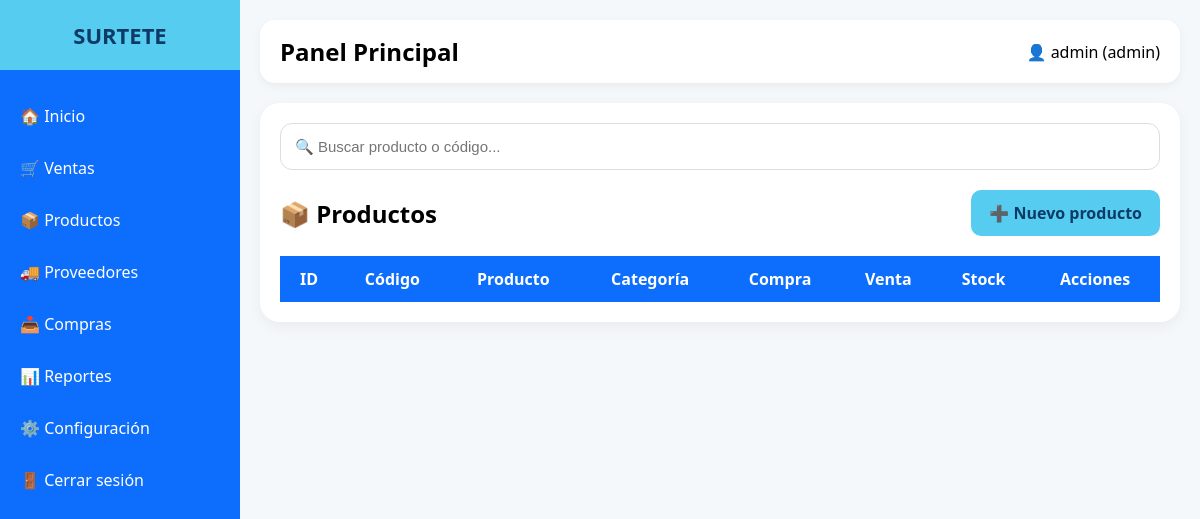
Page /productos/index.php (signed in) on the earlier database version.
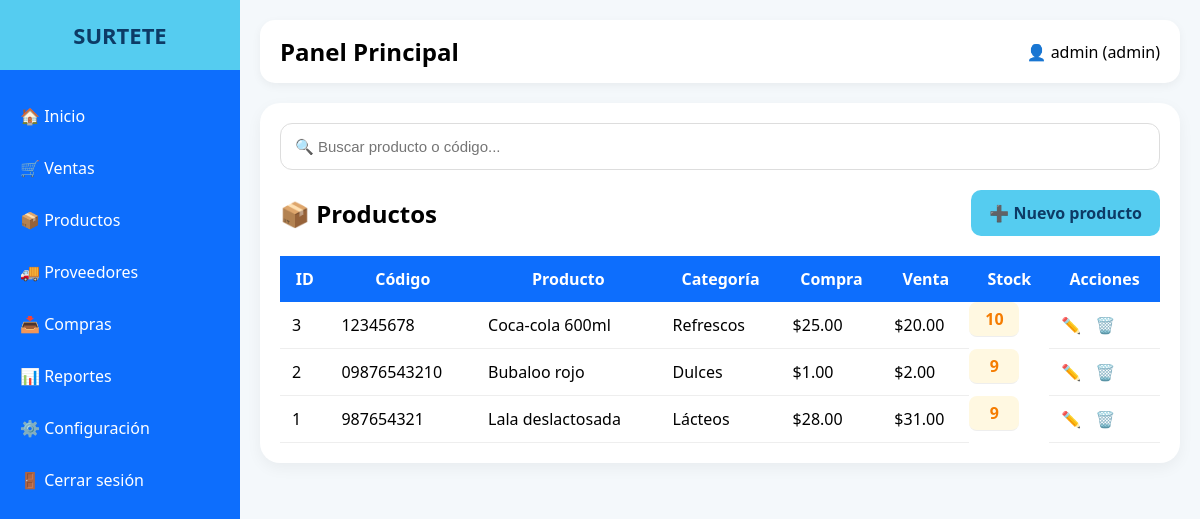
Same page on the later database version.
### tables this page shows
CREATE TABLE `productos` (
  `id` int(11) NOT NULL,
  `codigo_barras` varchar(50) DEFAULT NULL,
  `nombre` varchar(150) NOT NULL,
  `descripcion` text DEFAULT NULL,
  `precio_compra` decimal(10,2) DEFAULT NULL,
  `precio_venta` decimal(10,2) DEFAULT NULL,
  `stock` int(11) DEFAULT 0,
  `categoria_id` int(11) DEFAULT NULL,
  `stock_minimo` int(11) DEFAULT 5
);

CREATE TABLE `categorias` (
  `id` int(11) NOT NULL,
  `nombre` varchar(100) NOT NULL
);

### productos/index.php (the view, shortened to what this page needs)
<?php
include("../config/db.php");
$sql = "
SELECT productos.*, categorias.nombre AS categoria
FROM productos
LEFT JOIN categorias
ON productos.categoria_id = categorias.id
ORDER BY productos.id DESC
";
$stmt = $conexion->query($sql);
$productos = $stmt->fetchAll();
?>
<!DOCTYPE html>
<html lang="es">
<head>
<link rel="stylesheet" href="../assets/css/style.css">
</head>
<body>
<?php include("../includes/sidebar.php"); ?>
<div class="main">
<?php include("../includes/topbar.php"); ?>
<div class="table-container">
    <div class="search-box">
        <input type="text"
            id="buscar"
            placeholder="🔍 Buscar producto o código...">
    </div>
    <div class="top-actions">
        <h2>📦 Productos</h2>
        <a href="crear.php" class="btn">
            ➕ Nuevo producto
        </a>
    </div>
    <table>
        <thead>
            <tr>
                <th>ID</th>
                <th>Código</th>
                <th>Producto</th>
                <th>Categoría</th>
                <th>Compra</th>
                <th>Venta</th>
                <th>Stock</th>
                <th>Acciones</th>
            </tr>
        </thead>
        <tbody id="tabla-productos">
        <?php foreach($productos as $p): ?>
            <tr>
                <td><?php echo $p['id']; ?></td>
                <td>
                    <?php echo $p['codigo_barras']; ?>
                </td>
                <td>
                    <?php echo $p['nombre']; ?>
                </td>
                <td>
                    <?php echo $p['categoria']; ?>
                </td>
                <td>
                    $<?php echo $p['precio_compra']; ?>
                </td>
                <td>
                    $<?php echo $p['precio_venta']; ?>
                </td>
                <?php
                $clase = 'normal';
                if($p['stock'] <= 5){
                    $clase = 'bajo';
                }
                elseif($p['stock'] <= 10){
                    $clase = 'medio';
                }
                ?>
                <td class="stock <?php echo $clase; ?>">
                    <?php echo $p['stock']; ?>
                </td>
                <td class="acciones">
                    <a href="editar.php?id=<?php echo $p['id']; ?>">
                        ✏️
                    </a>
                    <a href="eliminar.php?id=<?php echo $p['id']; ?>"
                       onclick="return confirm('¿Eliminar producto?')">
                        🗑️
                    </a>
                </td>
            </tr>
        <?php endforeach; ?>
        </tbody>
    </table>
</div>
</div>
</body>
</html>

### includes/sidebar.php
<div class="sidebar">
    <div class="logo">
        SURTETE
    </div>
    <div class="menu">
        <a href="/surtete/index.php">🏠 Inicio</a>
        <a href="/surtete/ventas/pos.php">🛒 Ventas</a>
        <a href="/surtete/productos/index.php">📦 Productos</a>
        <a href="../proveedores/proveedores.php">🚚 Proveedores</a>
        <a href="#">📥 Compras</a>
        <a href="#">📊 Reportes</a>
        <?php if($_SESSION['rol'] == 'admin'): ?>
            <a href="#">⚙️ Configuración</a>
        <?php endif; ?>
        <a href="/surtete/auth/logout.php">🚪 Cerrar sesión</a>
    </div>
</div>

### includes/topbar.php
<div class="topbar">
    <h2>Panel Principal</h2>
    <div>
        👤 <?php echo $_SESSION['usuario']; ?>
        (<?php echo $_SESSION['rol']; ?>)
    </div>
</div>

### assets/css/style.css (style rules this page uses)
* { margin:0; padding:0; box-sizing:border-box; }
body { font-family:'Segoe UI',sans-serif; background:#f4f8fb; }
.sidebar { width:240px; height:100vh; background:#0d6efd; position:fixed; left:0; top:0; color:white; display:flex; flex-direction:column; }
.logo { background:#55ccf0; padding:20px; text-align:center; font-size:22px; font-weight:bold; color:#0d3b66; }
.menu { margin-top:20px; }
.menu a { color:white; text-decoration:none; padding:15px 20px; display:block; transition:.3s; }
.main { margin-left:240px; padding:20px; }
.topbar { background:white; padding:15px 20px; border-radius:15px; display:flex; justify-content:space-between; align-items:center; margin-bottom:20px; box-shadow:0 3px 10px rgba(0,0,0,0.05); }

### productos/index.php (style rules this page uses)
.table-container { background:white; padding:20px; border-radius:20px; box-shadow:0 5px 15px rgba(0,0,0,0.05); }
.top-actions { display:flex; justify-content:space-between; align-items:center; margin-bottom:20px; }
.btn { background:#55ccf0; color:#0d3b66; padding:12px 18px; text-decoration:none; border-radius:10px; font-weight:bold; }
table { width:100%; border-collapse:collapse; }
table th { background:#0d6efd; color:white; padding:12px; }
table td { padding:12px; border-bottom:1px solid #eee; }
.acciones a { text-decoration:none; margin-right:10px; }
.stock { font-weight:bold; }
.stock { font-weight:bold; padding:6px 10px; border-radius:8px; display:inline-block; min-width:50px; text-align:center; }
.medio { background:#fff8e1; color:#f57c00; }
.search-box { margin-bottom:20px; }
.search-box input { width:100%; padding:14px; border-radius:12px; border:1px solid #ddd; font-size:15px; outline:none; }

Differences in the rows shown:
added productos: id "3", codigo_barras "12345678", nombre "Coca-cola 600ml", categoria.nombre "Refrescos", precio_compra "25.00", precio_venta "20.00", stock "10"
added productos: id "2", codigo_barras "09876543210", nombre "Bubaloo rojo", categoria.nombre "Dulces", precio_compra "1.00", precio_venta "2.00", stock "9"
added productos: id "1", codigo_barras "987654321", nombre "Lala deslactosada", categoria.nombre "Lácteos", precio_compra "28.00", precio_venta "31.00", stock "9"
